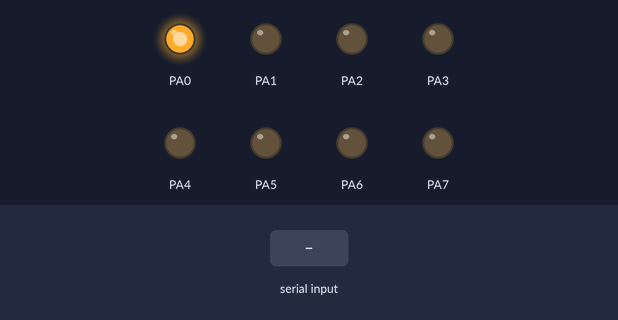
A program run on a simulated ATmega32, built with avr-gcc and emulated at 8 MHz. Parts: output pins drawn as LEDs (lit = HIGH). Inputs (shaded band) come from the test bench.

Above: at 1.4 s.
1.5 s: "1" received over Serial
At 2.8 s:
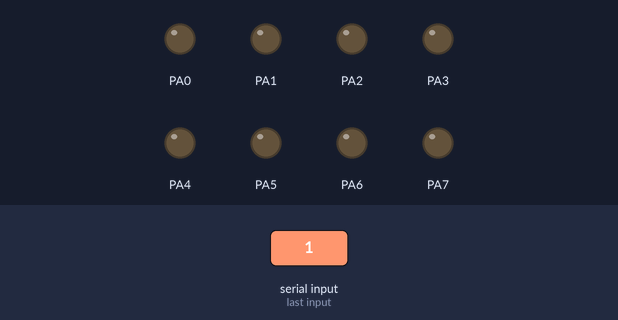
4.5 s: "0" received over Serial
At 4.9 s:
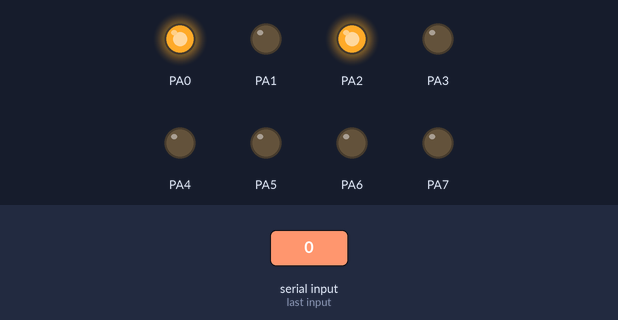
6.5 s: "2" received over Serial
At 8.7 s:
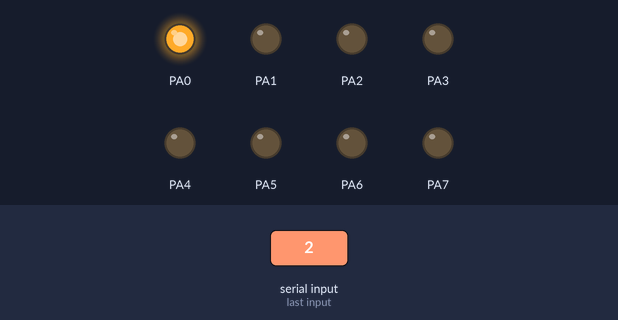
Timing chart, 0 to 10.2 s (numbered marks = the images above; inputs shaded):
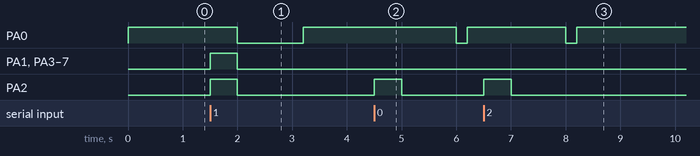

The program:

main.c
```c
#define F_CPU  8000000L
#include <avr/io.h>
#include <stdio.h>
#include <avr/interrupt.h>
#include <util/delay.h>
#define USART_BaudRate 9600
#define BAUD_PRESCALE  (F_CPU / (USART_BaudRate *16L) -1)
#define UART_RxCHAR() { while((UCSRA & 1<<RXC)==0); }
#define UART_TxCHAR(ch) { while(!(UCSRA & 1<<UDRE)); UDR=ch; }


void UART_Init()
{
	UCSRB |= (1<<RXEN) ;// | (1<<TXEN);
	UCSRC |= (1<<URSEL) | (1<<UCSZ0) | (1<<UCSZ1)  | (1<<USBS);  // 8 BIT CHARACTER
	UBRRL = (unsigned char) BAUD_PRESCALE;
	UBRRH = (unsigned char)(BAUD_PRESCALE >> 8) ;

}


volatile unsigned char inc;


int main(void)
{
	UART_Init();

	DDRA = 0xFF;
	PORTA |= (1<<PORTA0); //initial value
	_delay_ms(500);
	unsigned char  ch;
	while(1)
	{
		PORTA |= (1<<PORTA0); //initial value
		UART_RxCHAR(); //get a CHARACTER
		ch = UDR;

		if(ch == '1'){
			PORTA = 0xFF;
			_delay_ms(500);
			PORTA = 0x00;
			_delay_ms(500);
		}
		else if(ch != '\0'){
			PORTA |= (1<<PORTA2);
			_delay_ms(500);
			PORTA &= ~(1<<PORTA2);
			_delay_ms(500);
		}
		else{
			PORTA = ch;
		}

		//if(ch!=13 && ch!=10)
		 //  PORTA = ch; //
		_delay_ms(500);
		PORTA = 0x00;
		_delay_ms(200);
		//break;


	}

	return 0;

}
```

Measured:
- after the input at 1.5 s, PA0: HIGH → LOW after 0.50 s, → HIGH 1.2 s later; PA1–7: LOW → HIGH at once, → LOW 0.50 s later
- after the input at 4.5 s, PA0: HIGH → LOW after 1.5 s, → HIGH 0.20 s later; PA2: LOW → HIGH at once, → LOW 0.50 s later
- after the input at 6.5 s, PA0: HIGH → LOW after 1.5 s, → HIGH 0.20 s later; PA2: LOW → HIGH at once, → LOW 0.50 s later
